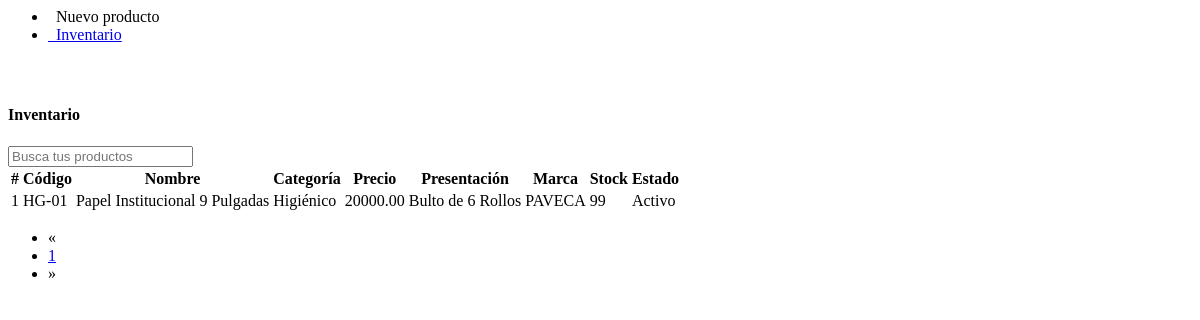
Before: /admin/productlist-view.php with the older database file.
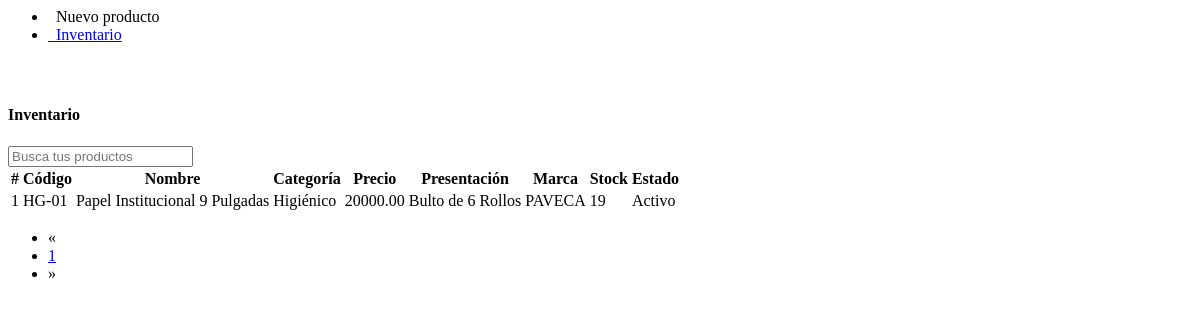
After: the same page with the newer database file.
### tables this page shows
CREATE TABLE `producto` (
  `id` int(20) NOT NULL,
  `CodigoProd` varchar(30) NOT NULL,
  `NombreProd` varchar(30) NOT NULL,
  `CodigoCat` varchar(30) NOT NULL,
  `Precio` decimal(30,2) NOT NULL,
  `Descuento` int(2) NOT NULL,
  `Presentación` varchar(30) NOT NULL,
  `Marca` varchar(30) NOT NULL,
  `Stock` int(20) NOT NULL,
  `RIFProveedor` varchar(30) NOT NULL,
  `Imagen` varchar(150) NOT NULL,
  `Nombre` varchar(30) NOT NULL,
  `Estado` varchar(15) NOT NULL
);

CREATE TABLE `categoria` (
  `CodigoCat` varchar(30) NOT NULL,
  `Nombre` varchar(30) NOT NULL,
  `Descripcion` text NOT NULL
);

### library/consulSQL.php (called while the page is built, shortened)
<?php
class ejecutarSQL {
    public static function conectar(){
        if(!$con=  mysqli_connect(SERVER,USER,PASS,BD)){
            echo "Error en el servidor, verifique sus datos";
        }
        mysqli_set_charset($con, "utf8");
        return $con;
    }
    public static function consultar($query) {
        if (!$consul = mysqli_query(ejecutarSQL::conectar(), $query)) {
            echo 'Error en la consulta SQL ejecutada';
        }
        return $consul;
    }
}

### admin/productlist-view.php (the view, shortened to what the changed rows need)
<div class="container">
	<div class="row">
		<div class="col-xs-12">
            <br><br>
            <div class="panel panel-info">
                <div class="table-responsive">
                  <table class="table table-striped table-hover" id="tabla_productos">
                      <thead class="">
                          <tr>
                          	  <th class="text-center">#</th>
                              <th class="text-center">Código</th>
                              <th class="text-center">Nombre</th>
                              <th class="text-center">Categoría</th>
                              <th class="text-center">Precio</th>
                              <th class="text-center">Presentación</th>
                              <th class="text-center">Marca</th>
                              <th class="text-center">Stock</th>
                              <th class="text-center">Estado</th>
                          </tr>
                      </thead>
                      <tbody>
                        <?php
                        	$mysqli = mysqli_connect(SERVER, USER, PASS, BD);
							mysqli_set_charset($mysqli, "utf8");
							$pagina = isset($_GET['pag']) ? (int)$_GET['pag'] : 1;
							$regpagina = 30;
							$inicio = ($pagina > 1) ? (($pagina * $regpagina) - $regpagina) : 0;
							$productos=mysqli_query($mysqli,"SELECT SQL_CALC_FOUND_ROWS * FROM producto LIMIT $inicio, $regpagina");
							$cr=$inicio+1;
                            while($prod=mysqli_fetch_array($productos, MYSQLI_ASSOC)){
                        ?>
                        <tr>
                        	<td class="text-center"><?php echo $cr; ?></td>
                        	<td class="text-center"><?php echo $prod['CodigoProd']; ?></td>
                        	<td class="text-center"><?php echo $prod['NombreProd']; ?></td>
                        	<td class="text-center">
                        		<?php
                        			$categ=ejecutarSQL::consultar("SELECT Nombre FROM categoria WHERE CodigoCat='".$prod['CodigoCat']."'");
                        			$datc=mysqli_fetch_array($categ, MYSQLI_ASSOC);
                        			echo $datc['Nombre'];
                        		?>
                        	</td>
                        	<td class="text-center"><?php echo $prod['Precio']; ?></td>
                        	<td class="text-center"><?php echo $prod['Presentación']; ?></td>
                        	<td class="text-center"><?php echo $prod['Marca']; ?></td>
                          <?php if($prod['Stock'] <= 10){ ?>
                        	<td class="text-center" style="background: #E6EE9C;">
                            <?php
                                echo $prod['Stock'];
                            ?>
                          </td>
                           <?php }else{ ?>
                        	<td class="text-center">
                        		<?php echo $prod['Stock']; ?>
                        	</td><?php } ?>
                        	<td class="text-center">
                        		<?php echo $prod['Estado']; ?>
                        	</td>
                        	<td class="text-center">
                          </td>
                        </tr>
                        <?php
                        	$cr++;
                        	}
                        ?>
                      </tbody>
                  </table>
                </div>
            </div>
        </div>
	</div>
</div>

Changed rows visible on the page:
changed producto "HG-01": Stock "99" → "19"
